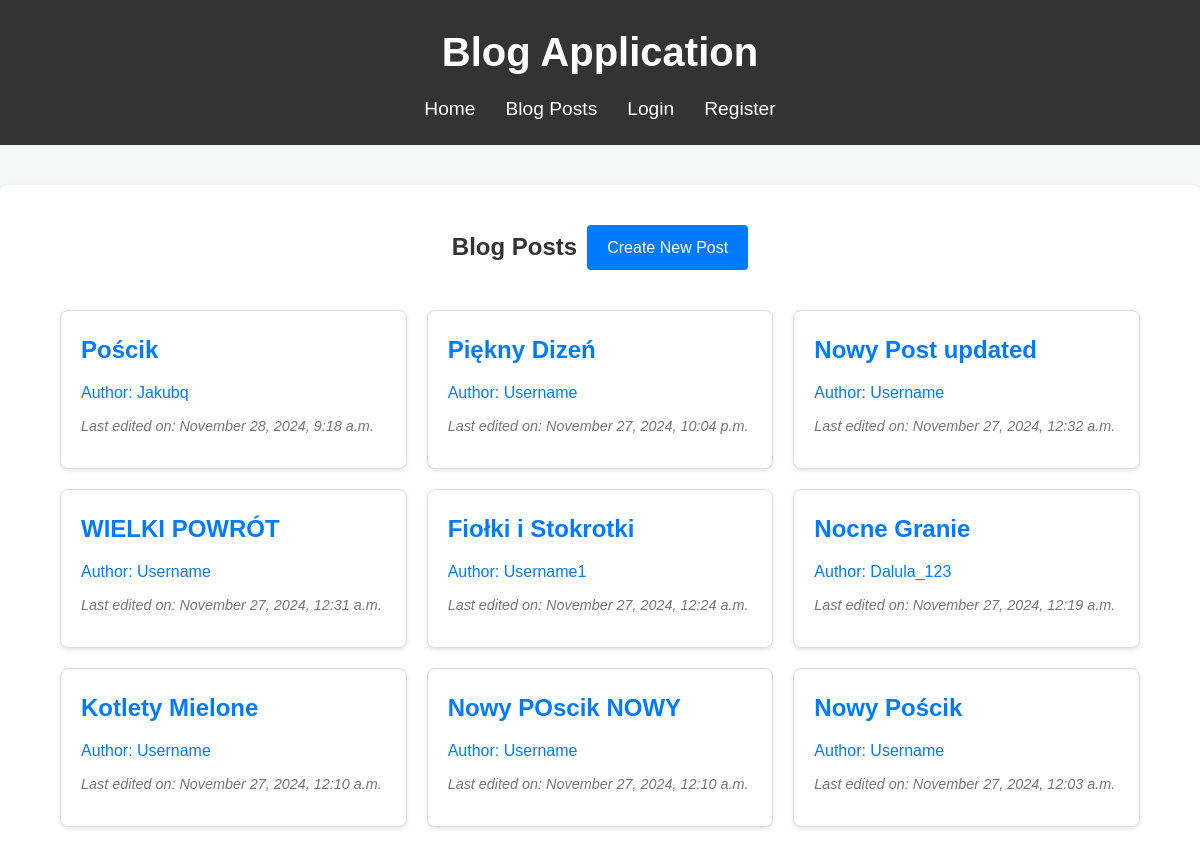
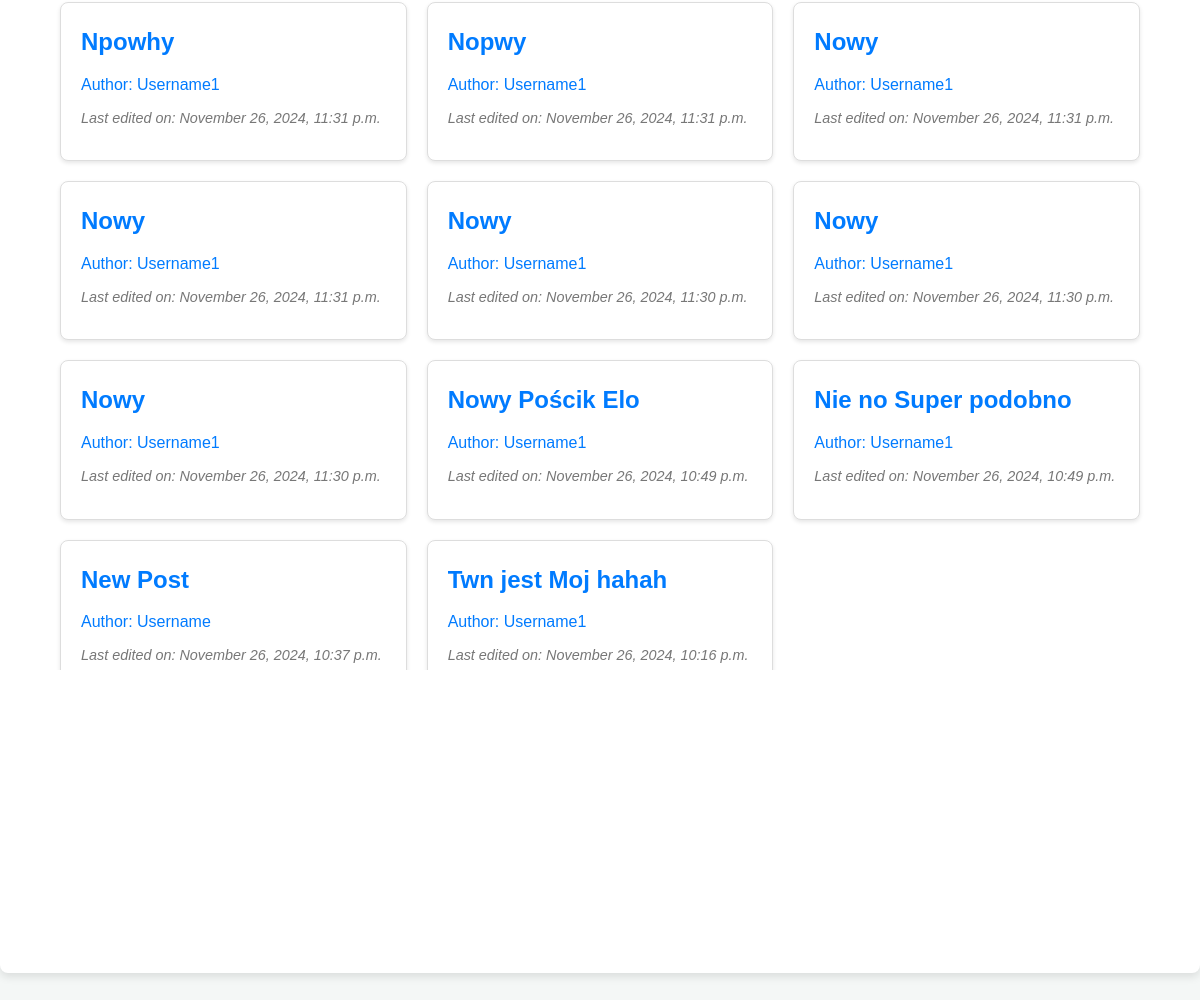
/posts/, run on the app's committed database (2 pictures, top to bottom).
### blog/models.py (models this page shows, shortened)
class Post(models.Model):
    title = models.CharField(max_length=200)
    content = models.TextField()
    created_at = models.DateTimeField(auto_now_add=True)
    updated_at = models.DateTimeField(auto_now=True)
    author = models.ForeignKey(User, on_delete=models.CASCADE)

### blog/views.py (the view)
# urls.py: path('posts/', views.PostList.as_view(), name='post_list'),
class PostList(View):
    def get(self, request):
        posts = Post.objects.all().order_by('-updated_at')
        return render(request, 'blog/post_list.html', {'posts': posts})

### templates/blog/post_list.html
{% extends 'base_generic.html' %}
{% block content %}
  <div class="header-container">
    <h2>Blog Posts</h2>
    <a href="{% url 'create_post' %}" class="create-post-button">Create New Post</a>
  </div>
  <div class="blog-posts-container">
    {% for post in posts %}
      <a href="{% url 'post_detail' post.id %}" class="blog-post-item">
        <div class="blog-post-item-content">
          <h3>{{ post.title }}</h3>
          <p>Author: {{ post.author }}</p>
          <p class="created-at">Last edited on: {{ post.updated_at|date:"F j, Y, g:i a" }}</p>
        </div>
      </a>
    {% endfor %}
  </div>
{% endblock %}

### templates/base_generic.html (shortened to what this page needs)
<!DOCTYPE html>
<html lang="en">
<head>
  {% load static %}
  <link rel="stylesheet" href="{% static 'css/styles.css' %}">
</head>
<body>
  <header>
    <h1>Blog Application</h1>
    <nav>
      <ul>
        <li><a href="{% url 'home' %}">Home</a></li>
        <li><a href="{% url 'post_list' %}">Blog Posts</a></li>
        {% if user.is_authenticated %}
          <li><a href="{% url 'logout' %}">Logout</a></li>
        {% else %}
          <li><a href="{% url 'login' %}">Login</a></li>
          <li><a href="{% url 'register' %}">Register</a></li>
        {% endif %}
      </ul>
    </nav>
  </header>
  <main>
    {% block content %}
    {% endblock %}
  </main>
</body>
</html>

### static/css/styles.css (style rules this page uses)
* { margin: 0; padding: 0; box-sizing: border-box; }
body { font-family: 'Arial', sans-serif; background-color: #f4f7f6; color: #333; line-height: 1.6; font-size: 16px; height: 100vh; display: flex; flex-direction: column; overflow: hidden; }
header { background-color: #333; color: #fff; padding: 20px 0; text-align: center; width: 100%; }
header h1 { margin-bottom: 10px; font-size: 2.5rem; }
nav ul { list-style: none; display: flex; justify-content: center; gap: 30px; }
nav ul li { display: inline; }
nav a { text-decoration: none; color: #fff; font-size: 1.2rem; transition: color 0.3s ease; }
main { padding: 40px; max-width: 1200px; margin: 40px auto; background-color: #fff; border-radius: 8px; box-shadow: 0 4px 8px rgba(0, 0, 0, 0.1); width: 100%; min-height: 80vh; overflow: hidden; }
a { text-decoration: none; color: #007bff; }
.blog-posts-container { display: grid; grid-template-columns: repeat(auto-fill, minmax(300px, 1fr)); gap: 20px; padding: 20px; max-height: 60vh; overflow-y: auto; }
.blog-post-item { background-color: #fff; padding: 20px; border: 1px solid #ddd; border-radius: 8px; box-shadow: 0 2px 4px rgba(0, 0, 0, 0.1); cursor: pointer; transition: transform 0.3s ease, box-shadow 0.3s ease; }
.blog-post-item h3 { font-size: 1.5rem; margin-bottom: 10px; }
.blog-post-item p { font-size: 1rem; margin-bottom: 10px; }
.blog-post-item p.created-at { font-size: 0.9rem; color: #777; margin-top: 10px; font-style: italic; }
.header-container { display: flex; justify-content: center; align-items: center; gap: 10px; margin-bottom: 20px; }
.create-post-button { padding: 10px 20px; background-color: #007bff; color: white; border-radius: 4px; text-decoration: none; font-size: 1rem; text-align: center; transition: background-color 0.3s ease; }

### data on the page
Post: title "Pościk", author "Jakubq", updated_at "November 28, 2024, 9:18 a.m."
Post: title "Piękny Dizeń", author "Username", updated_at "November 27, 2024, 10:04 p.m."
Post: title "Nowy Post updated", author "Username", updated_at "November 27, 2024, 12:32 a.m."
Post: title "WIELKI POWRÓT", author "Username", updated_at "November 27, 2024, 12:31 a.m."
Post: title "Fiołki i Stokrotki", author "Username1", updated_at "November 27, 2024, 12:24 a.m."
Post: title "Nocne Granie", author "Dalula_123", updated_at "November 27, 2024, 12:19 a.m."
Post: title "Kotlety Mielone", author "Username", updated_at "November 27, 2024, 12:10 a.m."
Post: title "Nowy POscik NOWY", author "Username", updated_at "November 27, 2024, 12:10 a.m."
Post: title "Nowy Pościk", author "Username", updated_at "November 27, 2024, 12:03 a.m."
Post: title "Npowhy", author "Username1", updated_at "November 26, 2024, 11:31 p.m."
Post: title "Nopwy", author "Username1", updated_at "November 26, 2024, 11:31 p.m."
Post: title "Nowy", author "Username1", updated_at "November 26, 2024, 11:31 p.m."
Post: title "Nowy", author "Username1", updated_at "November 26, 2024, 11:31 p.m."
Post: title "Nowy", author "Username1", updated_at "November 26, 2024, 11:30 p.m."
Post: title "Nowy", author "Username1", updated_at "November 26, 2024, 11:30 p.m."
Post: title "Nowy", author "Username1", updated_at "November 26, 2024, 11:30 p.m."
Post: title "Nowy Pościk Elo", author "Username1", updated_at "November 26, 2024, 10:49 p.m."
Post: title "Nie no Super podobno", author "Username1", updated_at "November 26, 2024, 10:49 p.m."
Post: title "New Post", author "Username", updated_at "November 26, 2024, 10:37 p.m."
Post: title "Twn jest Moj hahah", author "Username1", updated_at "November 26, 2024, 10:16 p.m."
